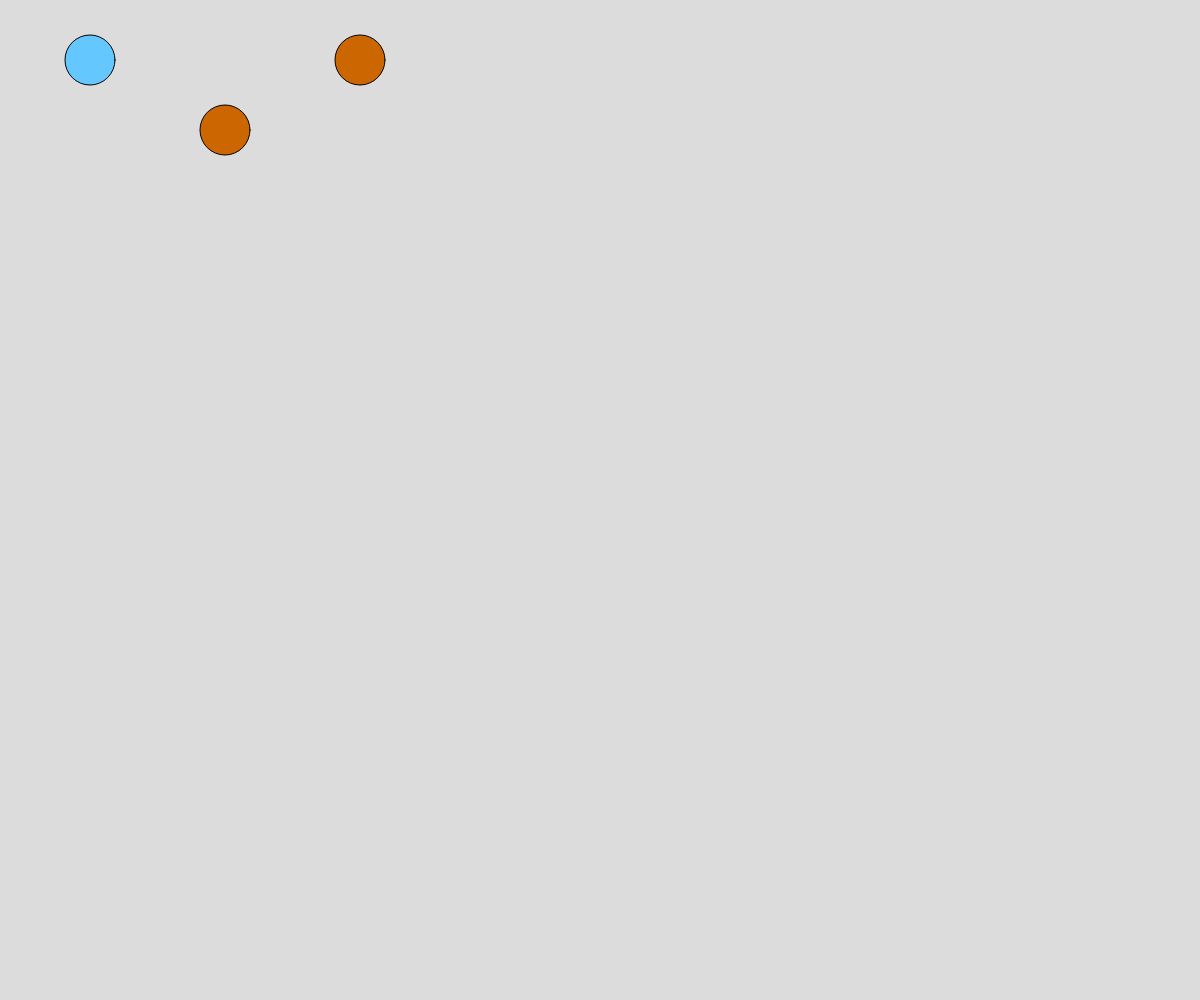
Frame 1 (no input)
Frame 60 (no input): identical to frame 1, image omitted
Frame 120 (the mouse pressed at the canvas centre since frame 60): identical to frame 1, image omitted

The p5.js sketch that drew this single still picture (run headless with seeded random() and noise() and a simulated clock; from frame 60 on, the mouse is pressed at the canvas centre):

// p5.js sketch
// ── sketch.js
// circle
// 
//
//


function setup() {
  print("Setup runs once, at the start")
  createCanvas(windowWidth, windowHeight);
}


function draw() {
  background(220)
  drawCircles();

}
function drawCircles(){

  fill(100,200,255)
  circle(90,60,50)

  fill(204,102,0)
  circle(360,60,50)

  fill(204,102,0)
  circle(225,130,50)
}
